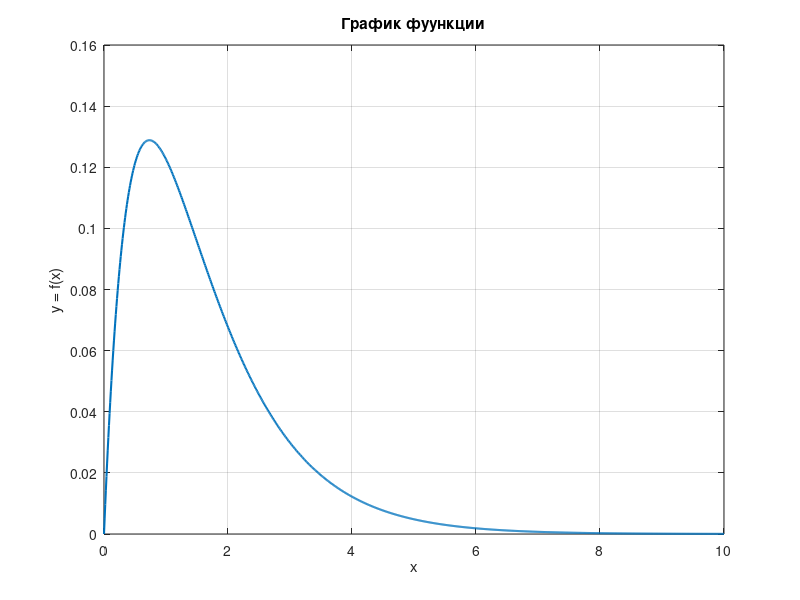

The MATLAB script that drew this image:
a = 0;
b = 10;
f = @(x) (x.*exp(-x)./(x+2));

% Вычислим точный интеграл I_точное при помощи встроенной функции integral
I_accuracy1 = integral(f, a, b);
fprintf("Точное при помощи функции integral: %.10f\n\n", I_accuracy1);

% График
x_plot = linspace(a, b, 1000);
figure;
plot(x_plot, f(x_plot), 'LineWidth', 1.5);
grid on;
title("График фуункции");
xlabel('x');
ylabel('y = f(x)');

% Узлы Гауса при n = 7
nodes_Gauss = [-0.9491079123 -0.7415311856 -0.4058451514 0 0.4058451514 0.7415311856 0.9491079123];

% Коэффициенты Гаусса n = 7
coef_Gauss = [0.1294849662 0.2797053915 0.3818300505 0.4179591837 0.3818300505 0.2797053915 0.1294849662];

% Перерасчет на исходном отрезке [0;30]
z = (b - a) ./ 2 .* nodes_Gauss + (a + b) ./ 2;

% Результат по Гауссу
result_Gauss = ((b - a) ./ 2) .* sum(coef_Gauss .* f(z));
fprintf("Результат по Гауссу: %.10f\n", result_Gauss);

% Погрешности 
fprintf("Погрешность между точным и Гауссу: %.10f\n", abs(I_accuracy1 - result_Gauss));
